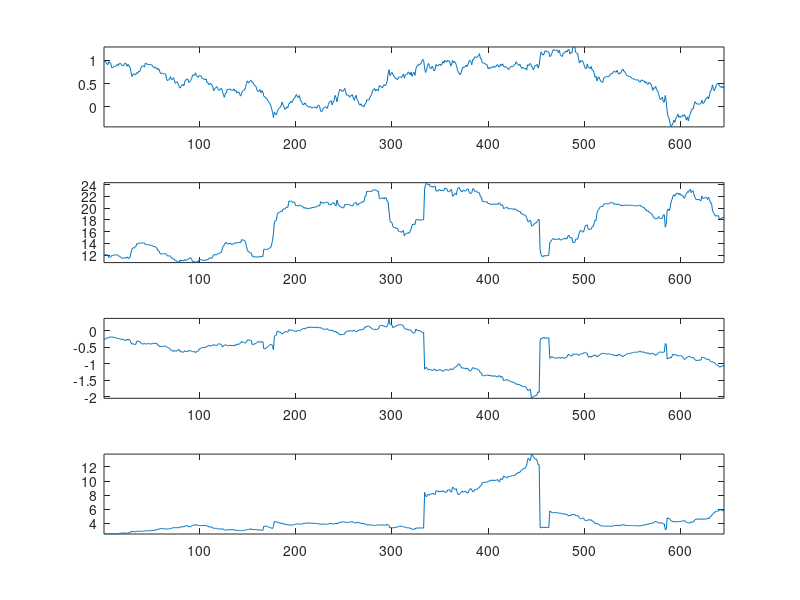
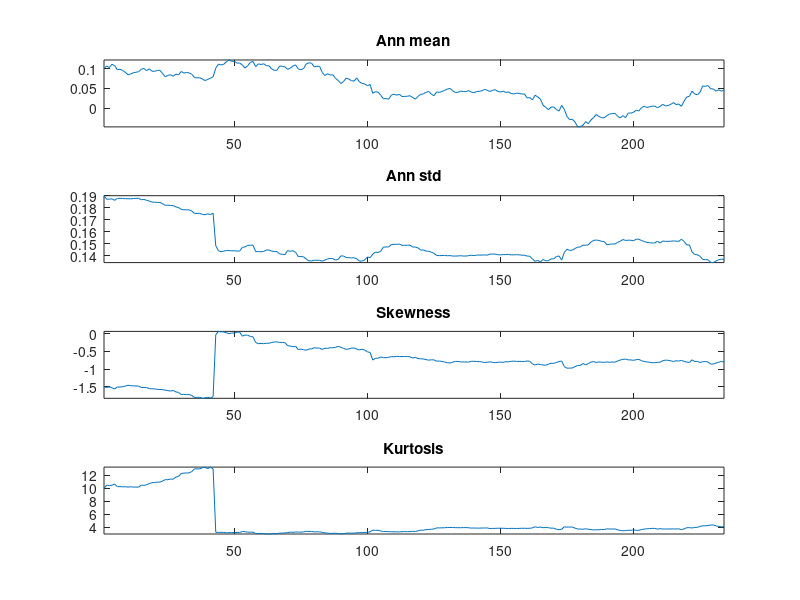

These figures' MATLAB source, in order:
%% Method of Moments
%% Notes
% This solution relies heavily on the maximum likelihood solution, especially 
% for the Probit standard error Monte Carlo.
% 
% This solution first shows a simple example, and then wraps it in a loop 
% to perform the Monte Carlo.
%% Setup
% Clear and reset the workspace and load required data

% Clean up everything
clear all
close all
clc
% Reset rng to make runs the same
rng('default')
% Load the data
load SP_FTSE
%% S&P 500
% This solution answers questions 1 - 4 for the S&P 500 and then for the FTSE 
% 100. This produces a simpler solution.
%% Returns
% Here I use 100 x returns which are nicer to look at than actual returns. The 
% method of moment estiamtors are implemented directly from the notes.

% 100 x returns
r = 100 * diff(log(SP500_monthly(:,3)));
% First four moments, and transformation to get skewness and kurtotis
mu = mean(r)
sigma2 = mean((r-mu).^2)
mom3 = mean((r-mu).^3);
skewness = mom3/sigma2^(3/2)
mom4 = mean((r-mu).^4);
kurtosis = mom4/sigma2^2
%% Covariance estimation
% Here I use compute the moment errors for the mean and the variance. Since 
% these conditions are linear in the moments I am interested in, the Jacobian 
% is just an identity matrix and so it doesn't appear.

u1 = r - mu;
u2 = (r - mu).^2 - sigma2;
u = [u1 u2];
T = length(r);
% This is the cov that appears in the sqrt(T)(theta-hat - theta_0) version
% of the CLT
acov = u'*u / T
% This is the covariance uses for inference, ntoe the divide by T
cov_for_inverence = acov / T
% The standard error is just the square root of the parameter variances
stderr = sqrt(diag(cov_for_inverence))
%% Sharpe ratio
% The sharpe ratio is the ratio of the mean to the standard deviation. The delta 
% method is used to compute the covariance of the Sharpe ratio

SR = mu/sqrt(sigma2)
% Derivative matrix of the non-linear function w.r.t. parameters
D = [sigma2^(-1/2) -1/2*mu*sigma2^(-3/2)];
% Asymptotic covariance
SR_acov = D*acov*D'
% Divide by T for inference
SR_cov_for_inference = SR_acov/T
% Standard error
SR_stderr = sqrt(diag(SR_cov_for_inference))
SR_tstat = SR/SR_stderr
%% Moving windows
% Moving windows are simple graphical tools to examine estimators for stability. 
% This code uses the same moment estimators are in the first part of the solution. 
% subplot is used to graph the data.

% Relabel returns so I can use r in the loop
returns = r;
% Initialize somewhere to store the estimates
mus = zeros(T-119,1);
sigma2s = zeros(T-119,1);
skewnesses = zeros(T-119,1);
kurtoses = zeros(T-119,1);
% Use a loop to estimate the parameters
for i=1:T-119
    r = returns(i:i+119);
    mus(i) = mean(r);
    sigma2s(i) = mean((r-mus(i)).^2);
    mom3 = mean((r-mus(i)).^3);
    skewnesses(i) = mom3/sigma2s(i)^(3/2);
    mom4 = mean((r-mus(i)).^4);
    kurtoses(i) = mom4/sigma2s(i)^2;
end
% Form into a matrix
data = [mus sigma2s skewnesses kurtoses];
% Open a new figure
figure(1)
% Loop over data and use subplot to graph
for i=1:4
    subplot(4,1,i)
    plot(data(:,i))
    axis tight
end
%% FTSE 100
% The remainder presents the results for the FTSE. Note the differences in teh 
% kurtosis, Sharpe ratio and the standard errors
%% Returns
% Here I use 100 x returns which are nicer to look at than actual returns. The 
% method of moment estiamtors are implemented directly from the notes.

% 100 x returns
r = 100 * diff(log(FTSE100_monthly(:,3)));

% First four moments, and transformation to get skewness and kurtotis
mu = mean(r)
sigma2 = mean((r-mu).^2)
mom3 = mean((r-mu).^3);
skewness = mom3/sigma2^(3/2)
mom4 = mean((r-mu).^4);
kurtosis = mom4/sigma2^2
%% Covariance estimation
% Here I use compute the moment errors for the mean and the variance. Since 
% these conditions are linear in the moments I am interested in, the Jacobian 
% is just an identity matrix and so it doesn't appear.

u1 = r - mu;
u2 = (r - mu).^2 - sigma2;
u = [u1 u2];
T = length(r);
% This is the cov that appears in the sqrt(T)(theta-hat - theta_0) version
% of the CLT
acov = u'*u / T
% This is the covariance uses for inference, ntoe the divide by T
cov_for_inverence = acov / T
% The standard error is just the square root of the parameter variances
stderr = sqrt(diag(cov_for_inverence))
%% Sharpe ratio
% The sharpe ratio is the ratio of the mean to the standard deviation. The delta 
% method is used to compute the covariance of the Sharpe ratio

SR = mu/sqrt(sigma2)
% Derivative matrix of the non-linear function w.r.t. parameters
D = [sigma2^(-1/2) -1/2*mu*sigma2^(-3/2)];
% Asymptotic covariance
SR_acov = D*acov*D'
% Divide by T for inference
SR_cov_for_inference = SR_acov/T
% Standard error
SR_stderr = sqrt(diag(SR_cov_for_inference))
SR_tstat = SR/SR_stderr
%% Moving windows
% Moving windows are simple graphical tools to examine estimators for stability. 
% This code uses the same moment estimators are in the first part of the solution. 
% subplot is used to graph the data.

% Relabel returns so I can use r in the loop
returns = r;
% Initialize somewhere to store the estimates
mus = zeros(T-119,1);
sigma2s = zeros(T-119,1);
skewnesses = zeros(T-119,1);
kurtoses = zeros(T-119,1);
% Use a loop to estimate the parameters
for i=1:T-119
    r = returns(i:i+119);
    mus(i) = mean(r);
    sigma2s(i) = mean((r-mus(i)).^2);
    mom3 = mean((r-mus(i)).^3);
    skewnesses(i) = mom3/sigma2s(i)^(3/2);
    mom4 = mean((r-mus(i)).^4);
    kurtoses(i) = mom4/sigma2s(i)^2;
end
% Form into a matrix
titles = {'Ann mean','Ann std','Skewness','Kurtosis'};
data = [12 * mus / 100 sqrt(12*sigma2s/10000) skewnesses kurtoses];
% Open a new figure
figure(2)
% Loop over data and use subplot to graph
for i=1:4
    subplot(4,1,i)
    plot(data(:,i))
    title(titles{i});
    axis tight
end